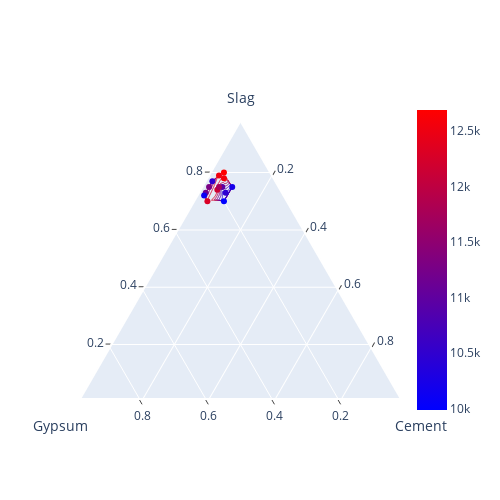

The notebook cell this image was saved under:
### Code cell
fig = ff.create_ternary_contour(np.array([slag,gyp,opc]), y, 
                                pole_labels=['Slag','Gypsum','Cement'],
                                showscale=True,
                                interp_mode='ilr',
                                coloring='lines',
                               showmarkers=True)

fig.show()
